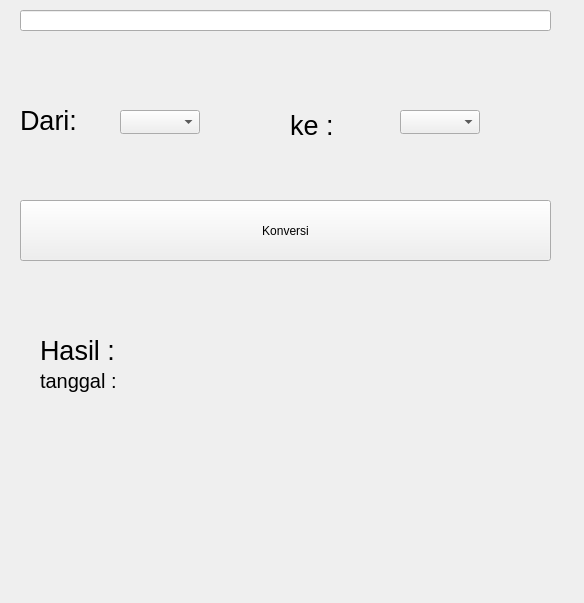
<?xml version="1.0" encoding="UTF-8"?>
<ui version="4.0">
 <class>Form</class>
 <widget class="QWidget" name="Form">
  <property name="geometry">
   <rect>
    <x>0</x>
    <y>0</y>
    <width>584</width>
    <height>603</height>
   </rect>
  </property>
  <property name="windowTitle">
   <string>Form</string>
  </property>
  <widget class="QLineEdit" name="input_nilai">
   <property name="geometry">
    <rect>
     <x>20</x>
     <y>10</y>
     <width>531</width>
     <height>21</height>
    </rect>
   </property>
  </widget>
  <widget class="QLabel" name="label">
   <property name="geometry">
    <rect>
     <x>20</x>
     <y>100</y>
     <width>81</width>
     <height>41</height>
    </rect>
   </property>
   <property name="font">
    <font>
     <pointsize>20</pointsize>
    </font>
   </property>
   <property name="text">
    <string>Dari:</string>
   </property>
  </widget>
  <widget class="QComboBox" name="comboBox">
   <property name="geometry">
    <rect>
     <x>120</x>
     <y>110</y>
     <width>80</width>
     <height>24</height>
    </rect>
   </property>
   <property name="font">
    <font>
     <pointsize>15</pointsize>
    </font>
   </property>
  </widget>
  <widget class="QLabel" name="label_2">
   <property name="geometry">
    <rect>
     <x>290</x>
     <y>110</y>
     <width>121</width>
     <height>31</height>
    </rect>
   </property>
   <property name="font">
    <font>
     <pointsize>20</pointsize>
    </font>
   </property>
   <property name="text">
    <string>ke :</string>
   </property>
  </widget>
  <widget class="QComboBox" name="combos_Box">
   <property name="geometry">
    <rect>
     <x>400</x>
     <y>110</y>
     <width>80</width>
     <height>24</height>
    </rect>
   </property>
   <property name="font">
    <font>
     <pointsize>15</pointsize>
    </font>
   </property>
  </widget>
  <widget class="QPushButton" name="konversi_button">
   <property name="geometry">
    <rect>
     <x>20</x>
     <y>200</y>
     <width>531</width>
     <height>61</height>
    </rect>
   </property>
   <property name="text">
    <string>Konversi</string>
   </property>
  </widget>
  <widget class="QLabel" name="label_3">
   <property name="geometry">
    <rect>
     <x>40</x>
     <y>340</y>
     <width>81</width>
     <height>21</height>
    </rect>
   </property>
   <property name="font">
    <font>
     <pointsize>20</pointsize>
    </font>
   </property>
   <property name="text">
    <string>Hasil :</string>
   </property>
  </widget>
  <widget class="QLabel" name="hasil_value">
   <property name="geometry">
    <rect>
     <x>140</x>
     <y>335</y>
     <width>91</width>
     <height>31</height>
    </rect>
   </property>
   <property name="text">
    <string/>
   </property>
  </widget>
  <widget class="QLabel" name="tanggal_value">
   <property name="geometry">
    <rect>
     <x>120</x>
     <y>360</y>
     <width>91</width>
     <height>41</height>
    </rect>
   </property>
   <property name="text">
    <string/>
   </property>
  </widget>
  <widget class="QLabel" name="label_5">
   <property name="geometry">
    <rect>
     <x>40</x>
     <y>360</y>
     <width>81</width>
     <height>41</height>
    </rect>
   </property>
   <property name="font">
    <font>
     <pointsize>15</pointsize>
    </font>
   </property>
   <property name="text">
    <string>tanggal :</string>
   </property>
  </widget>
 </widget>
 <resources/>
 <connections/>
</ui>
